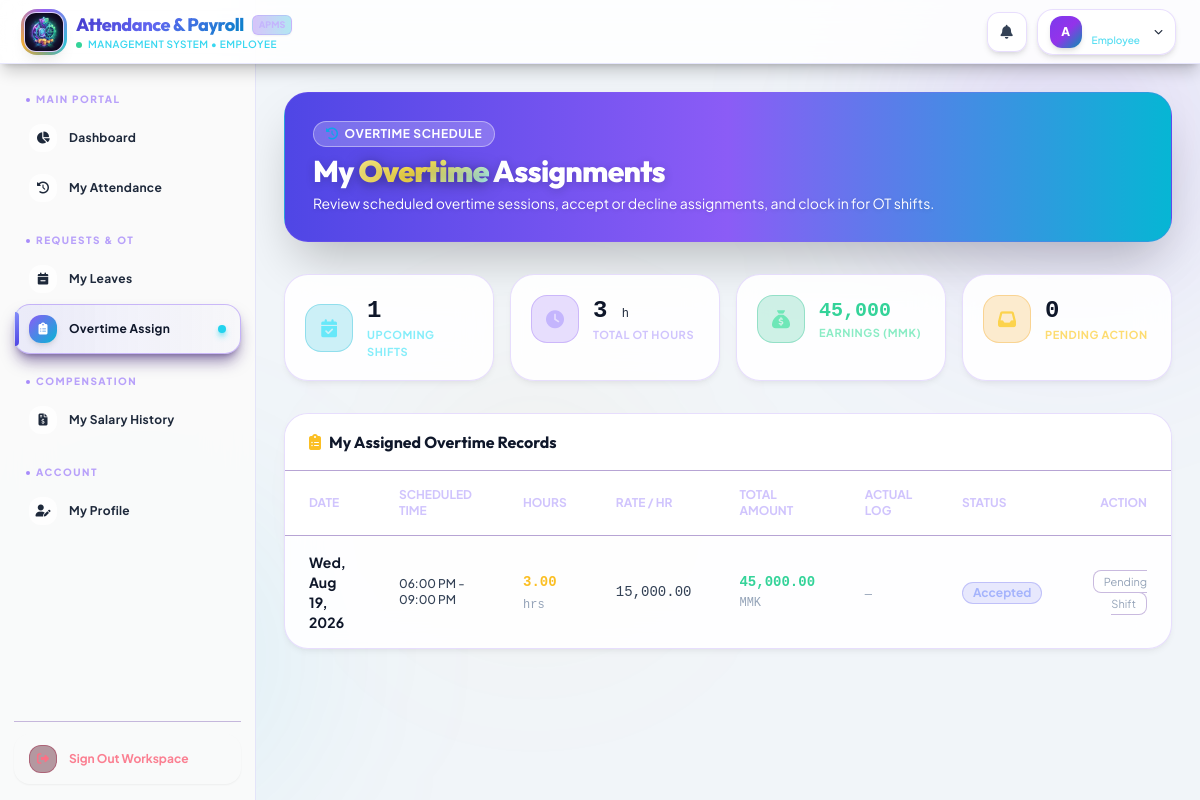
Screenshot of /employee/overtime (signed in) with the database file from the repository.
### tables this page shows
CREATE TABLE `overtimeassign` (
  `OvertimeID` int NOT NULL AUTO_INCREMENT,
  `EmpID` int NOT NULL,
  `OvertimeDate` date NOT NULL,
  `StartTime` time DEFAULT NULL,
  `EndTime` time DEFAULT NULL,
  `OvertimeHours` decimal(5,2) NOT NULL DEFAULT '0.00',
  `OTRate` decimal(12,2) NOT NULL DEFAULT '0.00',
  `OTAmount` decimal(12,2) NOT NULL DEFAULT '0.00',
  `Status` varchar(50) NOT NULL DEFAULT 'Pending',
  `ApprovedBy` varchar(100) DEFAULT NULL,
  `ApprovedAt` datetime DEFAULT NULL,
  `EmployeeResponse` varchar(50) DEFAULT 'None',
  `AcceptedAt` datetime DEFAULT NULL,
  `OTCheckIn` datetime DEFAULT NULL,
  `OTCheckOut` datetime DEFAULT NULL,
  `ActualOTHours` decimal(5,2) DEFAULT '0.00',
  `is_auto_checkout` tinyint(1) NOT NULL DEFAULT '0',
  PRIMARY KEY (`OvertimeID`),
  KEY `idx_overtime_emp` (`EmpID`),
  KEY `idx_overtime_date` (`OvertimeDate`),
  CONSTRAINT `fk_overtime_employee` FOREIGN KEY (`EmpID`) REFERENCES `employee` (`EmpID`) ON DELETE CASCADE ON UPDATE CASCADE
);

### views/employee/overtime.php (the view, shortened to what the rows shown need)
<div class="relative overflow-hidden rounded-3xl bg-gradient-to-r from-indigo-600 via-violet-500 to-cyan-500 border border-violet-500/25 p-6 lg:p-7 mb-8 shadow-2xl" data-aos="fade-down">
    <div class="relative z-10 flex flex-col sm:flex-row items-start sm:items-center justify-between gap-4">
        <div>
            <h1 class="text-2xl sm:text-3xl font-extrabold text-white tracking-tight font-outfit">
                My <span class="gradient-text">Overtime</span> Assignments
            </h1>
        </div>
    </div>
</div>
<div class="card-glass rounded-3xl overflow-hidden border border-violet-500/20 mb-8" data-aos="fade-up" data-aos-delay="100">
    <div class="overflow-x-auto">
        <table class="w-full text-sm text-left text-gray-400">
            <thead class="text-xs uppercase bg-surface/80 text-violet-300/80 border-b border-violet-900/40">
                <tr>
                    <th class="px-6 py-4">Date</th>
                    <th class="px-6 py-4">Scheduled Time</th>
                    <th class="px-6 py-4">Hours</th>
                    <th class="px-6 py-4">Rate / Hr</th>
                    <th class="px-6 py-4">Total Amount</th>
                    <th class="px-6 py-4">Actual Log</th>
                    <th class="px-6 py-4">Status</th>
                    <th class="px-6 py-4 text-right">Action</th>
                </tr>
            </thead>
            <tbody class="divide-y divide-violet-900/30">
                <?php if (empty($data['overtimes'])): ?>
                    <tr>
                        <td colspan="8" class="px-6 py-12 text-center text-gray-500">
                            <div class="w-12 h-12 mx-auto bg-surface rounded-2xl border border-violet-900/40 flex items-center justify-center mb-2 text-violet-400">
                                <i class="fa-solid fa-mug-hot text-xl"></i>
                            </div>
                            <p class="font-semibold text-gray-300">No overtime assignments found</p>
                            <p class="text-xs text-gray-500 mt-0.5">Assigned overtime shifts from your supervisor will appear here.</p>
                        </td>
                    </tr>
                <?php else: ?>
                    <?php foreach ($data['overtimes'] as $ot): ?>
                    <tr class="hover:bg-violet-950/20 transition-colors">
                        <td class="px-6 py-4 font-bold text-white"><?= date('D, M j, Y', strtotime($ot['OvertimeDate'])) ?></td>
                        <td class="px-6 py-4 text-xs text-gray-300 font-medium">
                            <?php if ($ot['StartTime'] && $ot['EndTime']): ?>
                                <?= date('h:i A', strtotime($ot['StartTime'])) ?> - <?= date('h:i A', strtotime($ot['EndTime'])) ?>
                            <?php else: ?>
                                <span class="text-gray-500 italic">Unspecified</span>
                            <?php endif; ?>
                        </td>
                        <td class="px-6 py-4">
                            <span class="font-extrabold text-amber-400 font-mono">
                                <?= $ot['OvertimeHours'] ?> <span class="text-xs text-gray-500 font-normal">hrs</span>
                            </span>
                        </td>
                        <td class="px-6 py-4 text-gray-300 font-mono"><?= number_format($ot['OTRate'], 2) ?></td>
                        <td class="px-6 py-4 font-extrabold text-emerald-400 font-mono"><?= number_format($ot['OTAmount'], 2) ?> <span class="text-xs text-gray-500 font-normal">MMK</span></td>
                        <td class="px-6 py-4">
                            <span class="font-mono text-xs <?= ($ot['ActualOTHours'] > 0) ? 'font-bold text-emerald-400' : 'text-gray-500' ?>">
                                <?= $ot['ActualOTHours'] > 0 ? $ot['ActualOTHours'] . ' hrs' : '—' ?>
                            </span>
                        </td>
                        <td class="px-6 py-4">
                            <?php
                                $statusColors = [
                                    'Assigned' => 'bg-blue-500/15 text-blue-300 border border-blue-500/30',
                                    'Accepted' => 'bg-indigo-500/15 text-indigo-300 border border-indigo-500/30',
                                    'Rejected' => 'bg-rose-500/15 text-rose-300 border border-rose-500/30',
                                    'In Progress' => 'bg-amber-500/15 text-amber-300 border border-amber-500/30',
                                    'Completed' => 'bg-teal-500/15 text-teal-300 border border-teal-500/30',
                                    'Approved' => 'bg-emerald-500/15 text-emerald-300 border border-emerald-500/30',
                                    'No Show' => 'bg-gray-500/15 text-gray-300 border border-gray-500/30',
                                    'Cancelled' => 'bg-rose-500/15 text-rose-300 border border-rose-500/30'
                                ];
                                $colorClass = $statusColors[$ot['Status']] ?? $statusColors['Assigned'];
                            ?>
                            <span class="inline-flex items-center px-2.5 py-0.5 rounded-full text-xs font-bold <?= $colorClass ?>"><?= $ot['Status'] ?></span>
                        </td>
                        <td class="px-6 py-4 text-right">
                            <?php if ($ot['Status'] === 'Assigned'): ?>
                                <div class="flex gap-2 justify-end">
                                    <form method="POST" action="/payrollsystem/employee/ot_action" class="inline m-0 p-0">
                                        <input type="hidden" name="csrf_token" value="<?= $this->generateCsrfToken() ?>">
                                        <input type="hidden" name="ot_id" value="<?= $ot['OvertimeID'] ?>">
                                        <input type="hidden" name="action" value="accept">
                                        <button type="submit" class="px-3.5 py-1.5 bg-emerald-500 hover:bg-emerald-400 text-gray-950 font-extrabold rounded-xl text-xs transition-all shadow-md hover:scale-105">Accept</button>
                                    </form>
                                    <form method="POST" action="/payrollsystem/employee/ot_action" class="inline m-0 p-0" onsubmit="return confirm('Are you sure you want to reject this overtime assignment?');">
                                        <input type="hidden" name="csrf_token" value="<?= $this->generateCsrfToken() ?>">
                                        <input type="hidden" name="ot_id" value="<?= $ot['OvertimeID'] ?>">
                                        <input type="hidden" name="action" value="reject">
                                        <button type="submit" class="px-3.5 py-1.5 bg-rose-500/20 hover:bg-rose-500/30 text-rose-300 border border-rose-500/30 font-bold rounded-xl text-xs transition-colors">Reject</button>
                                    </form>
                                </div>
                            <?php elseif ($ot['Status'] === 'Accepted'): ?>
                                <?php
                                    $today = date('Y-m-d');
                                    $now = time();
                                    $start = strtotime($ot['OvertimeDate'] . ' ' . $ot['StartTime']);
                                    $end = strtotime($ot['OvertimeDate'] . ' ' . $ot['EndTime']);
                                    if ($ot['OvertimeDate'] === $today && $now >= ($start - 900) && $now <= $end):
                                ?>
                                    <form method="POST" action="/payrollsystem/employee/ot_attendance" class="inline m-0 p-0">
                                        <input type="hidden" name="csrf_token" value="<?= $this->generateCsrfToken() ?>">
                                        <input type="hidden" name="ot_id" value="<?= $ot['OvertimeID'] ?>">
                                        <input type="hidden" name="action" value="check_in">
                                        <button type="submit" class="px-4 py-1.5 bg-gradient-to-r from-amber-400 to-yellow-500 hover:from-amber-300 hover:to-yellow-400 text-gray-950 rounded-xl text-xs font-extrabold transition-all shadow-md hover:scale-105">
                                            <i class="fa-solid fa-fingerprint mr-1"></i> OT Check-In
                                        </button>
                                    </form>
                                <?php else: ?>
                                    <span class="text-[11px] text-gray-500 bg-surface px-2.5 py-1 rounded-lg border border-violet-900/30">Pending Shift</span>
                                <?php endif; ?>
                            <?php elseif ($ot['Status'] === 'Rejected' && !empty($ot['EmployeeResponse'])): ?>
                                <span class="text-xs text-gray-400 italic truncate max-w-[180px]" title="<?= htmlspecialchars($ot['EmployeeResponse']) ?>"><?= htmlspecialchars($ot['EmployeeResponse']) ?></span>
                            <?php else: ?>
                                <span class="text-gray-500 text-xs">—</span>
                            <?php endif; ?>
                        </td>
                    </tr>
                    <?php endforeach; ?>
                <?php endif; ?>
            </tbody>
        </table>
    </div>
</div>

### rows the page displays
overtimeassign: OvertimeDate "Wed, Aug 19, 2026", StartTime "06:00 PM", EndTime "09:00 PM", OvertimeHours "3.00", OTRate "15,000.00", OTAmount "45,000.00", Status "Accepted", shows "Pending Shift"

### other values shown
$_SESSION['role'] "EMPLOYEE"
substr($_SESSION['Email'] ?? ($_SESSION['first_name'] ?? 'U'), 0, 1) "A"
$_SESSION['role'] "Employee"
$section['label'] "MAIN PORTAL"
$item['label'] "Dashboard"
$item['label'] "My Attendance"
$section['label'] "REQUESTS & OT"
$item['label'] "My Leaves"
$item['label'] "Overtime Assign"
$section['label'] "COMPENSATION"
$item['label'] "My Salary History"
$section['label'] "ACCOUNT"
$item['label'] "My Profile"
$data['upcoming'] "1"
$data['totalHours'] "3"
